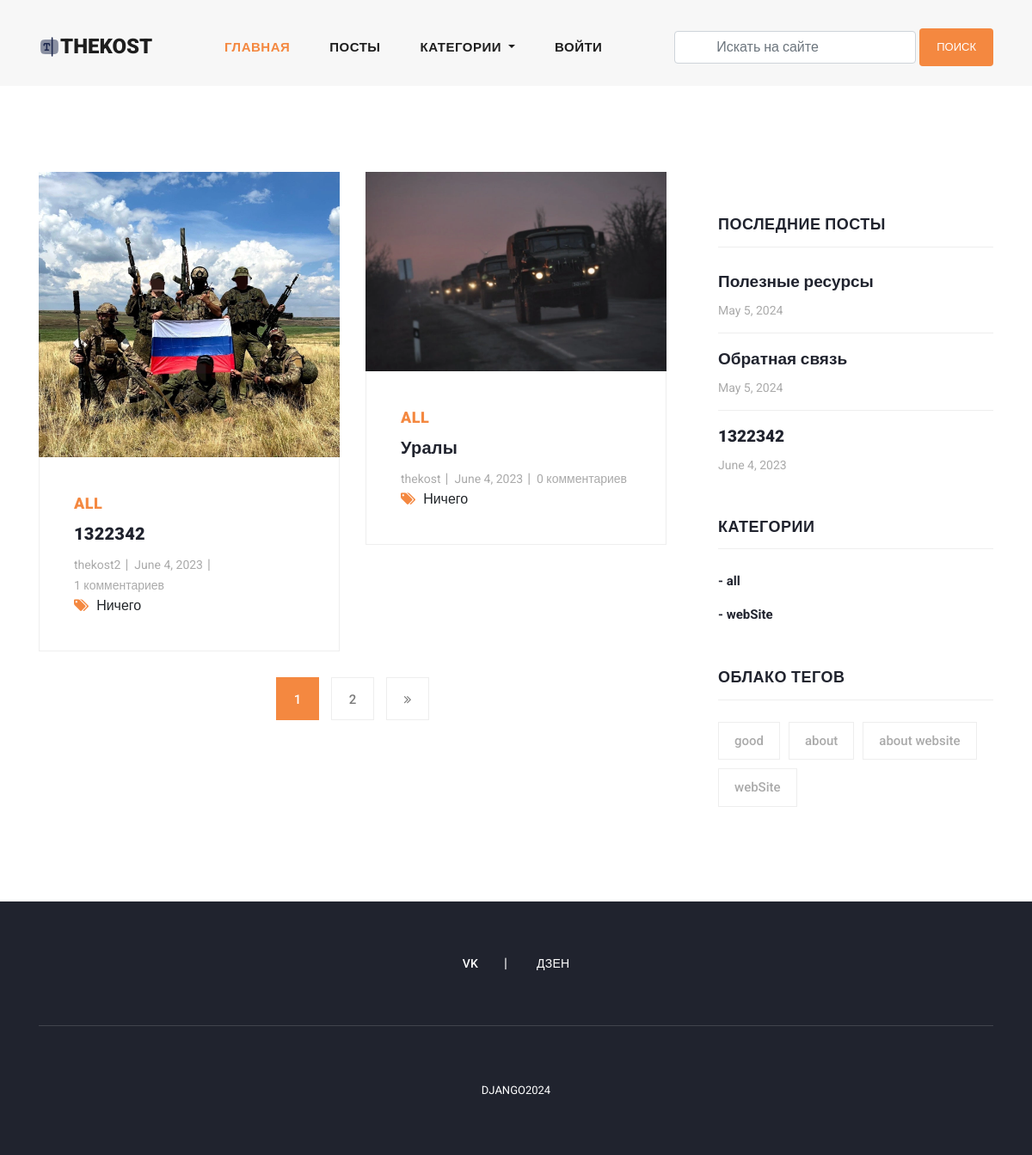
Screenshot of /category_blogs/all/ with the database file from the repository.
### blog/models.py (models this page shows, shortened)
class Blog(models.Model):
    user = models.ForeignKey(
        User,
        related_name='user_blogs',
        on_delete=models.CASCADE
    )
    category = models.ForeignKey(
        Category,
        related_name='category_blogs',
        on_delete=models.CASCADE
    )
    tags = models.ManyToManyField(
        Tag,
        related_name='tag_blogs',
        blank=True
    )
    likes = models.ManyToManyField(
        User,
        related_name='user_likes',
        blank=True
    )
    title = models.CharField(
        max_length=250
    )
    slug = models.SlugField(null=True, blank=True)
    banner = models.ImageField(upload_to='blog_banners')
    description = RichTextField()
    created_date = models.DateField(auto_now_add=True)

class Category(models.Model):
    title = models.CharField(max_length=150, unique=True)
    slug = models.SlugField(null=True, blank=True)
    created_date = models.DateField(auto_now_add=True)

class Tag(models.Model):
    title = models.CharField(max_length=150)
    slug = models.SlugField(null=True, blank=True)
    created_date = models.DateField(auto_now_add=True)

### user_profile/models.py (models this page shows, shortened)
class User(AbstractUser):
    email = models.EmailField(
        max_length=150,
        unique=True,
        error_messages={
            "unique": "Адрес электронной почты должен быть уникальным"
        }
    )
    profile_image = models.ImageField(
        null=True,
        blank=True,
        upload_to="profile_images"
    )
    followers = models.ManyToManyField("Follow")
    REQUIRED_FIELDS = ["email"]
    objects = CustomUserManager()

### blog/views.py (the view)
# urls.py: path('category_blogs/<str:slug>/', category_blogs, name='category_blogs'),
def category_blogs(request, slug):
    category = get_object_or_404(Category, slug=slug)  # Получение объекта категории по слагу
    queryset = category.category_blogs.all()  # Получение всех блогов в указанной категории
    tags = Tag.objects.order_by('-created_date')[:5]  # Получение последних пяти тегов
    page = request.GET.get('page', 1)  # Получение номера текущей страницы из GET-запроса, по умолчанию - 1
    paginator = Paginator(queryset, 2)  # Создание объекта пагинатора для разбиения результатов на страницы
    all_blogs = Blog.objects.order_by('-created_date')[:5]  # Получение последних пяти блогов
    try:
        blogs = paginator.page(page)  # Получение объекта Page с результатами для текущей страницы
    except EmptyPage:
        blogs = paginator.page(1)  # Если указанная страница пуста, показываем первую страницу
    except PageNotAnInteger:
        blogs = paginator.page(1)  # Если номер страницы не является целым числом, показываем первую страницу
        return redirect('blogs')  # Перенаправляем на страницу блогов
    context = {
        "blogs": blogs,  # Передача объекта Page с блогами в контекст шаблона
        "tags": tags,  # Передача всех тегов в контекст шаблона
        "all_blogs": all_blogs  # Передача последних пяти блогов в контекст шаблона
    }
    return render(request, 'category_blogs.html', context)  # Рендеринг шаблона страницы блогов категории

### blog/context_processors.py (called while the page is built)
def get_all_categories(request):
    categories = Category.objects.all()
    context = {
        "categories": categories
    }
    return context

### templates/category_blogs.html (shortened to what this page needs)
{% extends 'base.html' %}
{% load static %}
{% block content %}
    <section class="blog-posts grid-system">
        <div class="container">
            <div class="row">
                <div class="col-lg-8">
                    <div class="all-blog-posts">
                        <div class="row">
                            {% for blog in blogs %}
                                {% include 'blog_card.html' %}
                            {% endfor %}
                            <div class="col-lg-12">
                                {% include 'pagination.html' %}
                            </div>
                        </div>
                    </div>
                </div>
                {% include 'sidebar.html' with blogs=all_blogs %}
            </div>
        </div>
    </section>
{% endblock content %}

### templates/blog_card.html
{% load static %}
<div class="col-lg-6">
    <div class="blog-post">
        <div class="blog-thumb">
            <img src="{{ blog.banner.url }}" alt="">
        </div>
        <div class="down-content">
            <span>{{ blog.category.title }}</span>
            <a href="{% url 'blog_details' blog.slug %}"><h4>{{ blog.title }}</h4></a>
            <ul class="post-info">
                <li><a href="{% url 'view_user_information' blog.user.username %}">{{ blog.user.username }}</a></li>
                <li><a href="#">{{ blog.created_date }}</a></li>
                <li><a href="#">{{ blog.blog_comments.all.count }} комментариев</a></li>
            </ul>
            <div class="post-options">
                <div class="row">
                    <div class="col-lg-12">
                        <ul class="post-tags">
                            <li><i class="fa fa-tags"></i></li>
                            {% if blog.tags.all.count > 0 %}
                                {% for tag in blog.tags.all %}
                                    <li><a href="#">{{ tag.title }}</a></li>
                                {% endfor %}
                            {% else %}
                                Ничего
                            {% endif %}
                        </ul>
                    </div>
                </div>
            </div>
        </div>
    </div>
</div>

### templates/sidebar.html
<div class="col-lg-4">
    <div class="sidebar">
        <div class="row">
            <div class="col-lg-12">
                <div class="sidebar-item recent-posts">
                    <div class="sidebar-heading">
                        <h2>Последние посты</h2>
                    </div>
                    <div class="content">
                        <ul>
                            {% for blog in blogs|slice:"3" %}
                                <li><a href="{% url 'blog_details' blog.slug %}">
                                    <h5>{{ blog.title }}</h5>
                                    <span>{{ blog.created_date }}</span>
                                </a></li>
                            {% endfor %}
                        </ul>
                    </div>
                </div>
            </div>
            <div class="col-lg-12">
                <div class="sidebar-item categories">
                    <div class="sidebar-heading">
                        <h2>Категории</h2>
                    </div>
                    <div class="content">
                        <ul>
                            {% for category in categories %}
                                <li><a href="{% url 'category_blogs' category.slug %}">- {{ category.title }}</a></li>
                            {% endfor %}
                        </ul>
                    </div>
                </div>
            </div>
            <div class="col-lg-12">
                <div class="sidebar-item tags">
                    <div class="sidebar-heading">
                        <h2>Облако тегов</h2>
                    </div>
                    <div class="content">
                        <ul>
                            {% for tag in tags %}
                                <li><a href="{% url 'tag_blogs' tag.slug %}">{{ tag.title }}</a></li>
                            {% endfor %}
                        </ul>
                    </div>
                </div>
            </div>
        </div>
    </div>
</div>

### assets/css/css-base.css (style rules this page uses)
body { font-family: 'Roboto', sans-serif; overflow-x: hidden; text-rendering: optimizeLegibility; -webkit-font-smoothing: antialiased; -moz-osx-font-smoothing: grayscale; }
a { text-decoration: none !important; }
ul { padding: 0; margin: 0; list-style: none; }
h1, h2, h3, h4, h5, h6 { margin: 0px; }
.blog-posts { margin-top: 100px; }
.blog-posts .blog-post { margin-bottom: 30px; }
.blog-posts .blog-thumb img { width: 100%; overflow: hidden; }
.blog-posts .down-content { padding: 40px; border-right: 1px solid #eee; border-left: 1px solid #eee; border-bottom: 1px solid #eee; }
.blog-posts .down-content span { font-size: 18px; text-transform: uppercase; letter-spacing: 0.5px; font-weight: 900; color: #f48840; }
.blog-posts .down-content h4 { font-size: 24px; text-transform: capitalize; letter-spacing: 0.5px; font-weight: 900; color: #20232e; margin: 10px 0px 12px 0px; }
.blog-posts .down-content ul.post-info li { display: inline-block; margin-right: 8px; }
.blog-posts .down-content ul.post-info li:after { content: '|'; color: #aaa; margin-left: 8px; }
.blog-posts .down-content h4 { font-size: 20px; letter-spacing: 0.25px; }
.grid-system .down-content ul.post-info li { margin-right: 3px; }
.grid-system .down-content ul.post-info li:after { margin-left: 5px; }
.blog-posts .down-content ul.post-info li:last-child::after { display: none; }
.blog-posts .down-content ul.post-info li a { font-size: 14px; color: #aaa; font-weight: 400; transition: all .3s; }
.blog-posts .down-content ul.post-tags li, .blog-posts .down-content ul.post-share li { display: inline-block; }
.blog-posts .down-content ul.post-tags li:first-child i, .blog-posts .down-content ul.post-share li:first-child i { color: #f48840; margin-right: 5px; }
.blog-posts .down-content ul.post-tags li, .blog-posts .down-content ul.post-share li { color: #aaa; }
.blog-posts .sidebar-heading h2 { font-size: 18px; text-transform: uppercase; font-weight: 900; letter-spacing: 0.5px; color: #20232e; border-bottom: 1px solid #eee; padding-bottom: 15px; margin-bottom: 25px; }
.sidebar { margin-left: 30px; }
.sidebar .sidebar-item { margin-top: 50px; }
.sidebar .sidebar-heading h2 { font-size: 18px; text-transform: uppercase; font-weight: 900; letter-spacing: 0.5px; color: #20232e; border-bottom: 1px solid #eee; padding-bottom: 15px; margin-bottom: 25px; }
.sidebar .recent-posts ul li { margin-bottom: 15px; padding-bottom: 15px; border-bottom: 1px solid #eee; }
.sidebar .recent-posts ul li:last-child { margin-bottom: 0px; padding-bottom: 0px; border-bottom: none; }
.sidebar .recent-posts ul li h5 { font-size: 19px; font-weight: 900; color: #20232e; line-height: 30px; transition: all 0.3s; }
.sidebar .recent-posts ul li span { display: block; font-size: 14px; color: #aaa; margin-top: 8px; }
.sidebar .categories ul li { margin-bottom: 15px; }
.sidebar .categories ul li:last-child { margin-bottom: 0px; }
.sidebar .categories ul li a { font-size: 15px; font-weight: 700; color: #20232e; transition: all .3s; }
.sidebar .tags ul li { margin-right: 6px; display: inline-block; }
.sidebar .tags ul li { margin-bottom: 10px; }
.sidebar .tags ul li a { font-size: 15px; font-weight: 500; color: #aaa; display: inline-block; border: 1px solid #eee; padding: 10px 18px; transition: all .3s; }

### rows the page displays
Blog: banner (picture), category "ALL", title "1322342", user.username "thekost2", created_date "June 4, 2023", blog_comments.all.count "1", shows "Ничего"
Blog: banner (picture), category "ALL", title "Уралы", user.username "thekost", created_date "June 4, 2023", blog_comments.all.count "0", shows "Ничего"
Blog: title "Полезные ресурсы", created_date "May 5, 2024"
Blog: title "Обратная связь", created_date "May 5, 2024"
Category: title "all"
Category: title "webSite"
Tag: title "good"
Tag: title "about"
Tag: title "about website"
Tag: title "webSite"

### other values shown
{{ page }} "1"
{{ page }} "2"
